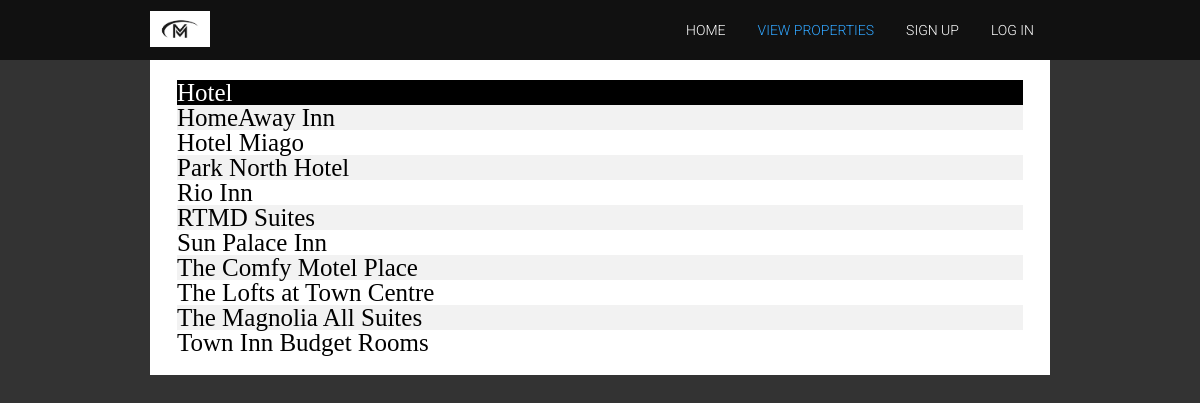
The app's page /ViewProps.php, older data.
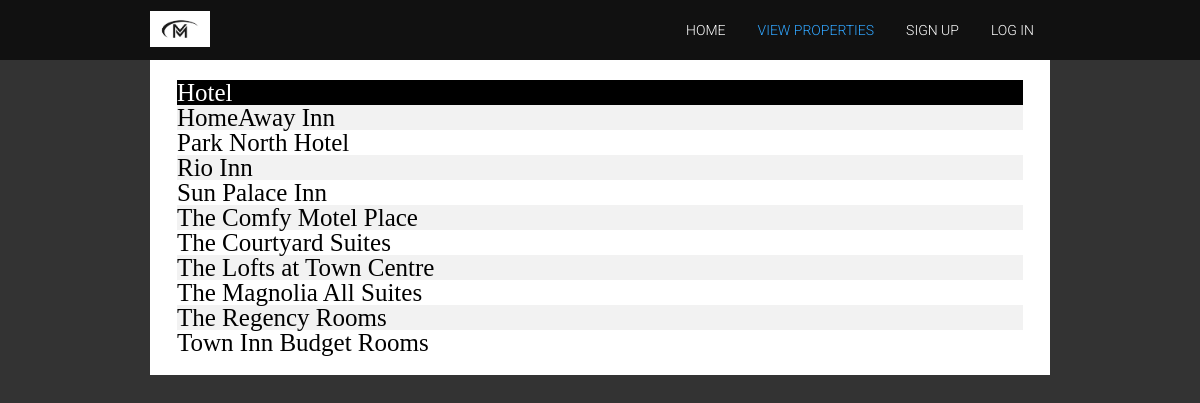
The same page, newer data.
### tables this page shows
CREATE TABLE `hotels` (
  `hotelName` varchar(50) NOT NULL,
  `numRoomS` int(100) NOT NULL,
  `numRoomQ` int(100) NOT NULL,
  `numRoomK` int(100) NOT NULL,
  `standardPrice` double NOT NULL,
  `queenPrice` double NOT NULL,
  `kingPrice` double NOT NULL,
  `weekendDiff` double NOT NULL
);

### ViewProps.php (the view, shortened to what this page needs)
<?php
  include_once 'includes/dbh.inc.php';
?>
<!DOCTYPE html>
<html lang="en" dir="ltr">
  <head>
    <link rel="stylesheet" href="css/reset.css">
    <link rel="stylesheet" href="css/style.css">
  </head>
  <body>
    <nav>
      <div class="wrapper">
        <a href="index.php"><img src="img/Miago Logo.jpg" width="1000px"alt="Miago logo"></a>
        <ul>
          <li><a href="index.php">Home</a></li>
          <li><a href="ViewProps.php">View Properties</a></li>
          <?php
            if (isset($_SESSION["useruid"])) {
              echo "<li><a href='profile.php'>Profile Page</a></li>";
              echo "<li><a href='reserveProp.php'>Make a Reservation</a></li>";
              echo "<li><a href='logout.php'>Logout</a></li>";
            }
            else {
              echo "<li><a href='userSignUp.php'>Sign up</a></li>";
              echo "<li><a href='userLogin.php'>Log in</a></li>";
            }
          ?>
        </ul>
      </div>
    </nav>
<div class="wrapper">
  <section class="index-categories">
  <table>
    <tr>
      <th>Hotel</th>
    </tr>
    <?php
    $sql = "SELECT * FROM hotels";
    $result = $conn->query($sql);
  if($result-> num_rows > 0)
  {
    while($row = $result-> fetch_assoc())
    {
      echo "<div><tr><td>" . $row["hotelName"]. "</td></tr></div>";
    }
  }
  else
  {
    echo "0 results";
  }
  ?>
</section>
<?php
  include_once 'footer.php';
?>

### footer.php (shortened to what this page needs)
    </div>
  </body>
</html>

### css/style.css (style rules this page uses)
body { background-color: #333333; }
.wrapper { width: 900px; margin: 0 auto; }
table { border-collapse: collapse; width: 100%; color: black; font-size: 25px; text-align: left; }
th { background-color: black; color: white; }
tr:nth-child(even) { background-color: #f2f2f2 }
nav { width: 100%; height: 60px; background-color: #111111; }
nav .wrapper { height: 100%; display: flex; justify-content: space-between; align-items: center; }
nav img { width: 60px; }
nav ul li { list-style: none; float: left; }
nav ul li a { font-family: 'Roboto', sans-serif; font-weight: 300; font-size: 14px; color: #ffffff; text-decoration: none; padding: 0 16px; text-transform: uppercase; }
section { background-color: #fff; width: 94%; padding: 20px 3%; width: auto; height: auto; }

Row changes from the older to the newer data that the page shows:
removed hotels: hotelName "Hotel Miago"
removed hotels: hotelName "RTMD Suites"
added hotels: hotelName "The Courtyard Suites"
added hotels: hotelName "The Regency Rooms"
